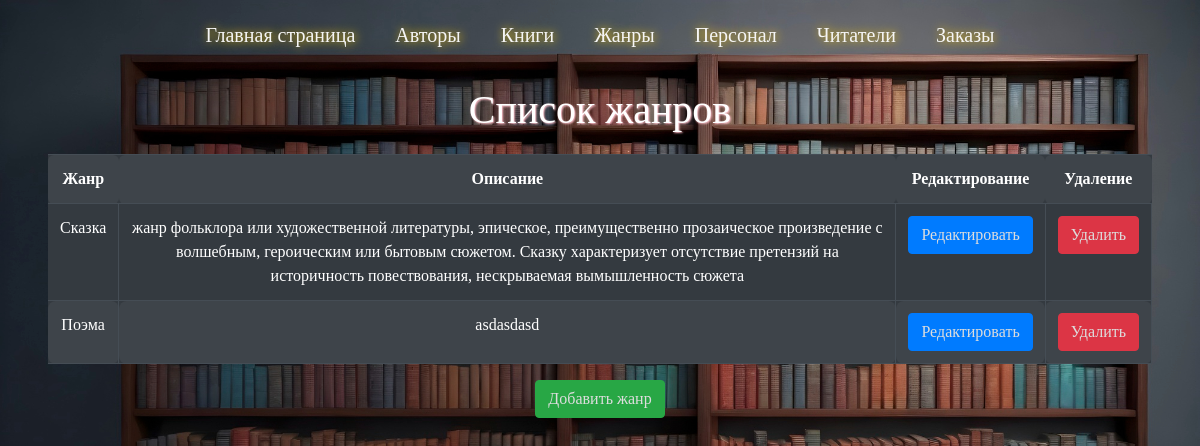
Page /genres/list/ on the earlier database version.
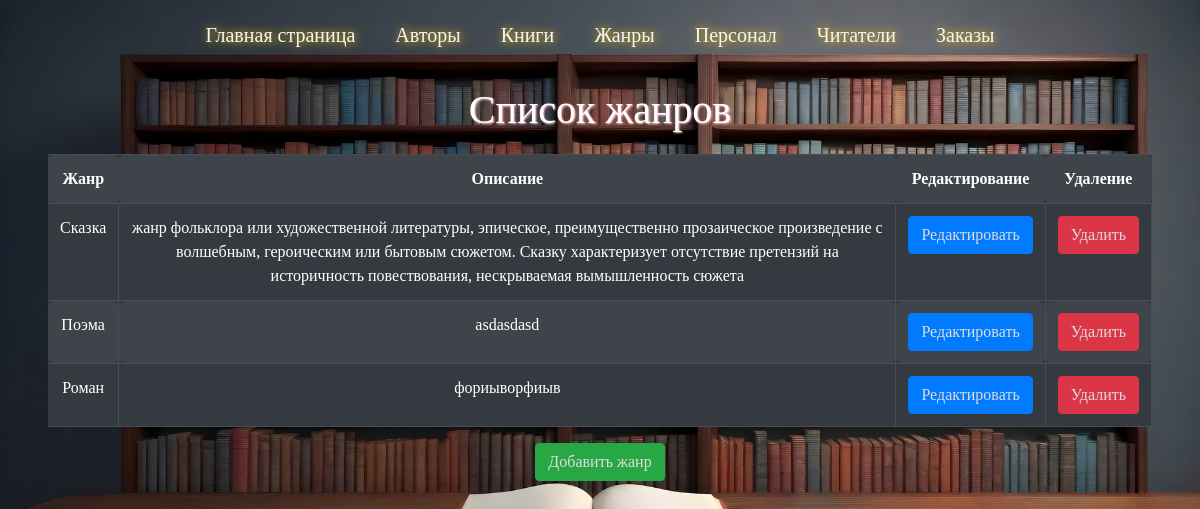
Same page on the later database version.
### genres/models.py (models this page shows, shortened)
class Genres(models.Model):
    name = models.CharField(max_length=255)
    description = models.TextField(default='description')
    slug = models.SlugField(default="", null=False)

### genres/views.py (the view)
# urls.py: path('genres/list/',views.genres_list, name="genres_list"),
def genres_list(request):
    genres = Genres.objects.all()
    return render(request,'genres/genres_list.html',{'genres':genres})

### genres/templates/genres/genres_list.html
{% extends 'base.html' %}
{% block header %}
<div class="box-author">
    <h1>Список жанров</h1>
    <table class="table table-dark table-striped">
        <tr>
            <th>Жанр</th>
            <th>Описание</th>
            <th>Редактирование</th>
            <th>Удаление</th>
        </tr>
        {% for genre in genres %}
        <tr>
            <td>{{ genre.name }}</td>
            <td>{{ genre.description }}</td>
            <td> <button type="button" class="btn btn-primary"><a href="{% url 'genre_update' genre.pk %}">Редактировать</a></button></td>
            <td><button type="button" class="btn btn-danger"><a href="{% url 'genre_delete' genre.pk %}">Удалить</a></button></td>
        </tr>
        {% endfor %}
    </table>
    <button type="button" class="btn btn-success"><a href="{% url 'genre_create' %}">Добавить жанр</a></button>
</div>
{% endblock %}

### templates/base.html (shortened to what this page needs)
{% load static %}
{% load crispy_forms_tags %}
<!doctype html>
<html lang="en">
<head>
    <link rel="stylesheet" href="https://stackpath.bootstrapcdn.com/bootstrap/4.5.2/css/bootstrap.min.css">
    <link rel="stylesheet" href="{% static 'library/css/style.css'%}">
</head>
<body>
    <div class="contaner">
        <header>
            <div class="main_block">
                <ul>
                    <li><a href="/">Главная страница</a></li>
                    <li><a href="/authors">Авторы</a></li>
                    <li><a href="/Books">Книги</a></li>
                    <li><a href="/genres">Жанры</a></li>
                    <li><a href="/personal">Персонал</a></li>
                    <li><a href="/readers">Читатели</a></li>
                    <li><a href="/bookings">Заказы</a></li>
                </ul>
            </div>
        </header>
        <div class="content">
            {% block header %}
            {% endblock %}
        </div>
    </div>
</body>
</html>

### Library/static/library/css/style.css (style rules this page uses)
* { padding: 0px; margin: 0px; box-sizing: border-box; list-style: none; font-family: tahoma; font-size: 16px; }
body { background: url(../img/librar.jpg); background-size: 100%; }
.main_block { display: flex; justify-content: center; list-style: none; text-align: center; }
.main_block ul { display: flex; text-decoration: none; font-size: 15px; color: whitesmoke; text-shadow: #FC0 1px 0 10px; }
.main_block ul li a { font-size: 20px; }
body h1 { font-size: 40px; color: #fff; text-shadow: 1px 1px 2px pink; margin-bottom: 20px; }
.main_block ul li { margin: 20px; }
.main_block ul a { text-decoration: none; font-size: 15px; color: whitesmoke; text-shadow: #FC0 1px 0 10px; }
.test-forms table th, table td { padding: 15px; border-right: 1px solid black; border-bottom: 1px solid black; border-radius: 8px; }
.test-forms table tr, td, th { border-radius: 6px; }
table button { transition: background-color 0.3s; border-radius: 3px; padding: 5px 5px; }
table button a { text-decoration: none; color: whitesmoke; }
table a { text-decoration: none; color: black; cursor: pointer; }
.content .box-author { margin: 0 4%; text-align: center; }
.content .box-author table { text-align: center; }
.content .box-author .btn a { text-decoration: none; color: #ddd; }

Differences in the rows shown:
added Genres: name "Роман", description "фориыворфиыв"
